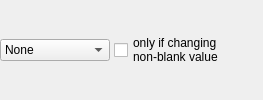
         <widget class="QFrame" name="reasonLevelFm">
          <property name="frameShape">
           <enum>QFrame::NoFrame</enum>
          </property>
          <property name="frameShadow">
           <enum>QFrame::Plain</enum>
          </property>
          <property name="lineWidth">
           <number>0</number>
          </property>
          <layout class="QHBoxLayout" name="horizontalLayout_14">
           <property name="spacing">
            <number>4</number>
           </property>
           <property name="leftMargin">
            <number>0</number>
           </property>
           <property name="topMargin">
            <number>0</number>
           </property>
           <property name="rightMargin">
            <number>0</number>
           </property>
           <property name="bottomMargin">
            <number>0</number>
           </property>
           <item>
            <widget class="QComboBox" name="levelCB">
             <property name="sizePolicy">
              <sizepolicy hsizetype="Maximum" vsizetype="Fixed">
               <horstretch>0</horstretch>
               <verstretch>0</verstretch>
              </sizepolicy>
             </property>
             <property name="minimumSize">
              <size>
               <width>110</width>
               <height>0</height>
              </size>
             </property>
             <item>
              <property name="text">
               <string>None</string>
              </property>
             </item>
             <item>
              <property name="text">
               <string>Level 1</string>
              </property>
             </item>
             <item>
              <property name="text">
               <string>Level 2</string>
              </property>
             </item>
             <item>
              <property name="text">
               <string>Level 3</string>
              </property>
             </item>
             <item>
              <property name="text">
               <string>Level 4</string>
              </property>
             </item>
             <item>
              <property name="text">
               <string>Level 5</string>
              </property>
             </item>
             <item>
              <property name="text">
               <string>Level 6</string>
              </property>
             </item>
             <item>
              <property name="text">
               <string>Level 7</string>
              </property>
             </item>
            </widget>
           </item>
           <item>
            <widget class="QCheckBox" name="reasonNonBlankChk">
             <property name="sizePolicy">
              <sizepolicy hsizetype="Fixed" vsizetype="Fixed">
               <horstretch>0</horstretch>
               <verstretch>0</verstretch>
              </sizepolicy>
             </property>
             <property name="minimumSize">
              <size>
               <width>138</width>
               <height>0</height>
              </size>
             </property>
             <property name="toolTip">
              <string>Request reason only when changing a non-blank value</string>
             </property>
             <property name="text">
              <string>only if changing
non-blank value</string>
             </property>
            </widget>
           </item>
           <item>
            <widget class="QLabel" name="mappingSpacerLbl_2">
             <property name="text">
              <string/>
             </property>
            </widget>
           </item>
          </layout>
         </widget>
